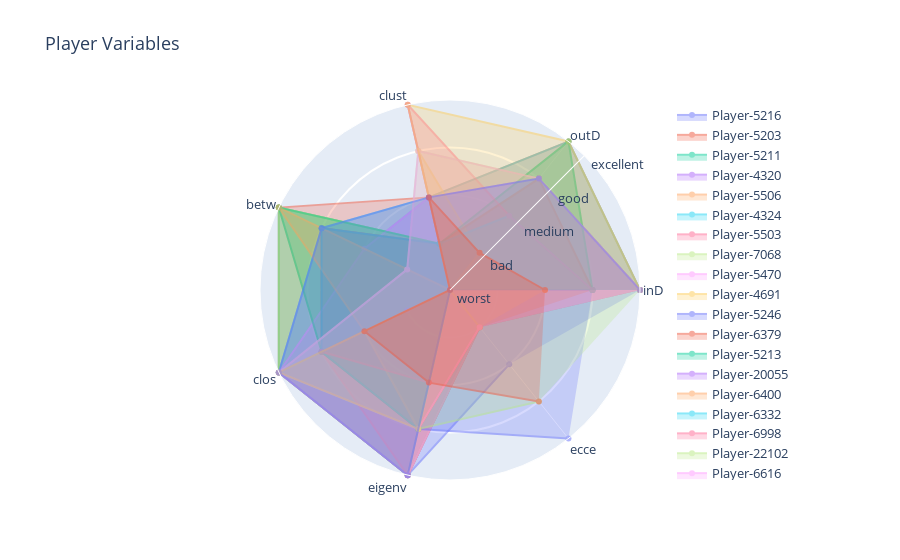

Write notebook code for a chart like this one.
### Code cell
fig = plotPolarChart(testCut, categories)
fig.show()

### Figure 1 — Plotly figure (JSON) as saved in the notebook; plotly's stock layout.template omitted (floating-point values rounded to 4 significant figures)
{"data": [{"fill": "toself", "name": "Player-5216", "opacity": 0.5, "r": [4, 3, 2, 2, 4, 4, 2], "showlegend": true, "theta": ["inD", "outD", "clust", "betw", "clos", "eigenv", "ecce"], "type": "scatterpolar"}, {"fill": "toself", "name": "Player-5203", "opacity": 0.5, "r": [4, 4, 2, 4, 4, 4, 1], "showlegend": true, "theta": ["inD", "outD", "clust", "betw", "clos", "eigenv", "ecce"], "type": "scatterpolar"}, {"fill": "toself", "name": "Player-5211", "opacity": 0.5, "r": [4, 3, 1, 4, 4, 4, 0], "showlegend": true, "theta": ["inD", "outD", "clust", "betw", "clos", "eigenv", "ecce"], "type": "scatterpolar"}, {"fill": "toself", "name": "Player-4320", "opacity": 0.5, "r": [4, 3, 1, 3, 4, 4, 1], "showlegend": true, "theta": ["inD", "outD", "clust", "betw", "clos", "eigenv", "ecce"], "type": "scatterpolar"}, {"fill": "toself", "name": "Player-5506", "opacity": 0.5, "r": [3, 4, 1, 4, 3, 3, 0], "showlegend": true, "theta": ["inD", "outD", "clust", "betw", "clos", "eigenv", "ecce"], "type": "scatterpolar"}, {"fill": "toself", "name": "Player-4324", "opacity": 0.5, "r": [4, 4, 2, 3, 4, 3, 0], "showlegend": true, "theta": ["inD", "outD", "clust", "betw", "clos", "eigenv", "ecce"], "type": "scatterpolar"}, {"fill": "toself", "name": "Player-5503", "opacity": 0.5, "r": [4, 3, 1, 3, 3, 4, 1], "showlegend": true, "theta": ["inD", "outD", "clust", "betw", "clos", "eigenv", "ecce"], "type": "scatterpolar"}, {"fill": "toself", "name": "Player-7068", "opacity": 0.5, "r": [4, 3, 1, 4, 4, 4, 1], "showlegend": true, "theta": ["inD", "outD", "clust", "betw", "clos", "eigenv", "ecce"], "type": "scatterpolar"}, {"fill": "toself", "name": "Player-5470", "opacity": 0.5, "r": [4, 3, 2, 2, 4, 4, 1], "showlegend": true, "theta": ["inD", "outD", "clust", "betw", "clos", "eigenv", "ecce"], "type": "scatterpolar"}, {"fill": "toself", "name": "Player-4691", "opacity": 0.5, "r": [0, 1, 3, 0, 0, 0, 1], "showlegend": true, "theta": ["inD", "outD", "clust", "betw", "clos", "eigenv", "ecce"], "type": "scatterpolar"}, {"fill": "toself", "name": "Player-5246", "opacity": 0.5, "r": [3, 0, 2, 0, 3, 3, 4], "showlegend": true, "theta": ["inD", "outD", "clust", "betw", "clos", "eigenv", "ecce"], "type": "scatterpolar"}, {"fill": "toself", "name": "Player-6379", "opacity": 0.5, "r": [3, 3, 1, 3, 3, 3, 1], "showlegend": true, "theta": ["inD", "outD", "clust", "betw", "clos", "eigenv", "ecce"], "type": "scatterpolar"}, {"fill": "toself", "name": "Player-5213", "opacity": 0.5, "r": [3, 4, 1, 4, 3, 3, 0], "showlegend": true, "theta": ["inD", "outD", "clust", "betw", "clos", "eigenv", "ecce"], "type": "scatterpolar"}, {"fill": "toself", "name": "Player-20055", "opacity": 0.5, "r": [0, 0, 4, 0, 1, 0, 0], "showlegend": true, "theta": ["inD", "outD", "clust", "betw", "clos", "eigenv", "ecce"], "type": "scatterpolar"}, {"fill": "toself", "name": "Player-6400", "opacity": 0.5, "r": [2, 1, 0, 4, 2, 3, 1], "showlegend": true, "theta": ["inD", "outD", "clust", "betw", "clos", "eigenv", "ecce"], "type": "scatterpolar"}, {"fill": "toself", "name": "Player-6332", "opacity": 0.5, "r": [3, 2, 1, 3, 3, 3, 0], "showlegend": true, "theta": ["inD", "outD", "clust", "betw", "clos", "eigenv", "ecce"], "type": "scatterpolar"}, {"fill": "toself", "name": "Player-6998", "opacity": 0.5, "r": [3, 2, 4, 0, 3, 2, 0], "showlegend": true, "theta": ["inD", "outD", "clust", "betw", "clos", "eigenv", "ecce"], "type": "scatterpolar"}, {"fill": "toself", "name": "Player-22102", "opacity": 0.5, "r": [4, 3, 3, 1, 4, 3, 3], "showlegend": true, "theta": ["inD", "outD", "clust", "betw", "clos", "eigenv", "ecce"], "type": "scatterpolar"}, {"fill": "toself", "name": "Player-6616", "opacity": 0.5, "r": [4, 3, 3, 1, 4, 3, 1], "showlegend": true, "theta": ["inD", "outD", "clust", "betw", "clos", "eigenv", "ecce"], "type": "scatterpolar"}, {"fill": "toself", "name": "Player-3508", "opacity": 0.5, "r": [4, 4, 4, 0, 4, 3, 0], "showlegend": true, "theta": ["inD", "outD", "clust", "betw", "clos", "eigenv", "ecce"], "type": "scatterpolar"}, {"fill": "toself", "name": "Player-10609", "opacity": 0.5, "r": [4, 3, 2, 3, 4, 4, 0], "showlegend": true, "theta": ["inD", "outD", "clust", "betw", "clos", "eigenv", "ecce"], "type": "scatterpolar"}, {"fill": "toself", "name": "Player-11094", "opacity": 0.5, "r": [2, 1, 2, 0, 2, 2, 3], "showlegend": true, "theta": ["inD", "outD", "clust", "betw", "clos", "eigenv", "ecce"], "type": "scatterpolar"}], "layout": {"font": {"size": 13}, "legend": {"x": 0.8, "xanchor": "left", "y": 1, "yanchor": "top"}, "polar": {"radialaxis": {"angle": 45, "gridwidth": 2, "range": [0, 4], "tickangle": 45, "ticktext": ["worst", "bad", "medium", "good", "excellent"], "tickvals": [0, 1, 2, 3, 4, 5, 6], "tickwidth": 10, "visible": true}}, "title": {"text": "Player Variables"}}}
